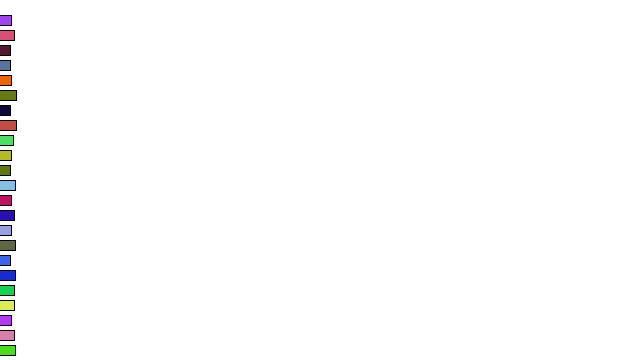
Frame 1 (no input)
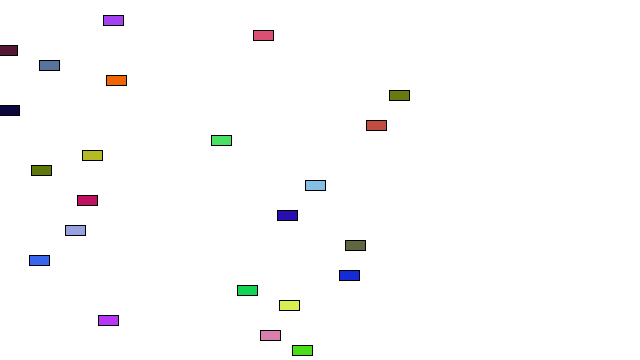
Frame 60 (the mouse pressed at the canvas centre just before this capture)
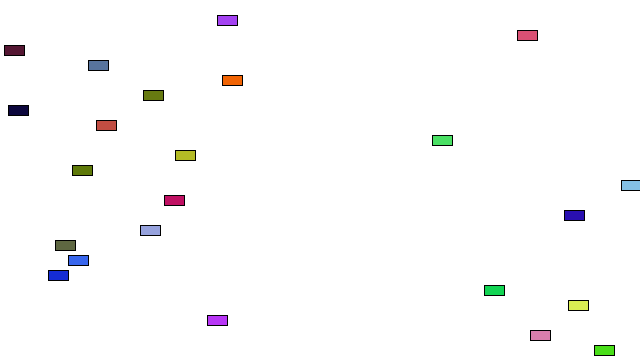
Frame 120 (the mouse held since frame 60 and released just before this capture)

The Processing sketch that drew these frames (run headless with seeded random() and noise(); from frame 60 on, the mouse is pressed at the canvas centre):

// Processing sketch: oggetti_car
// ── oggetti_car.pde
/*
Car myCar1;
Car myCar2;

void setup() {
  size(640, 360);
  myCar1 = new Car(color(51), 0, 100, 2); // Parameters go inside the parentheses when the object is constructed.
  myCar2 = new Car(color(151), 0, 300, 1);
}

void draw() {
  background(255);
  myCar1.move();
  myCar1.display();
  myCar2.move();
  myCar2.display();
}
*/

Car[] traffico = new Car[30];

void setup() {
  size(640, 360);
  for(int i=0;i<30;i++){
    traffico[i] = new Car(
      color(random(255),random(255),random(255)),//colore 
      0,20+i*15, //posizione
      random(8) );  //velocita
  }
}

void draw() {
  background(255);
  for(int i=0;i<30;i++){
    traffico[i].move();
    traffico[i].display();  
  }
}
// ── Car.pde
class Car { 
  color c;
  float xpos;
  float ypos;
  float xspeed;

  Car(color tempC, float tempXpos, float tempYpos, float tempXspeed) { 
    c = tempC;
    xpos = tempXpos;
    ypos = tempYpos;
    xspeed = tempXspeed;
  }
  
  void display() {
    stroke(0);
    fill(c);
    rectMode(CENTER);
    rect(xpos, ypos, 20, 10);
  }

  void move() 
  {
    xpos = xpos + xspeed;
    if (xpos > width) {
      xpos = 0;
    }
  }
}
